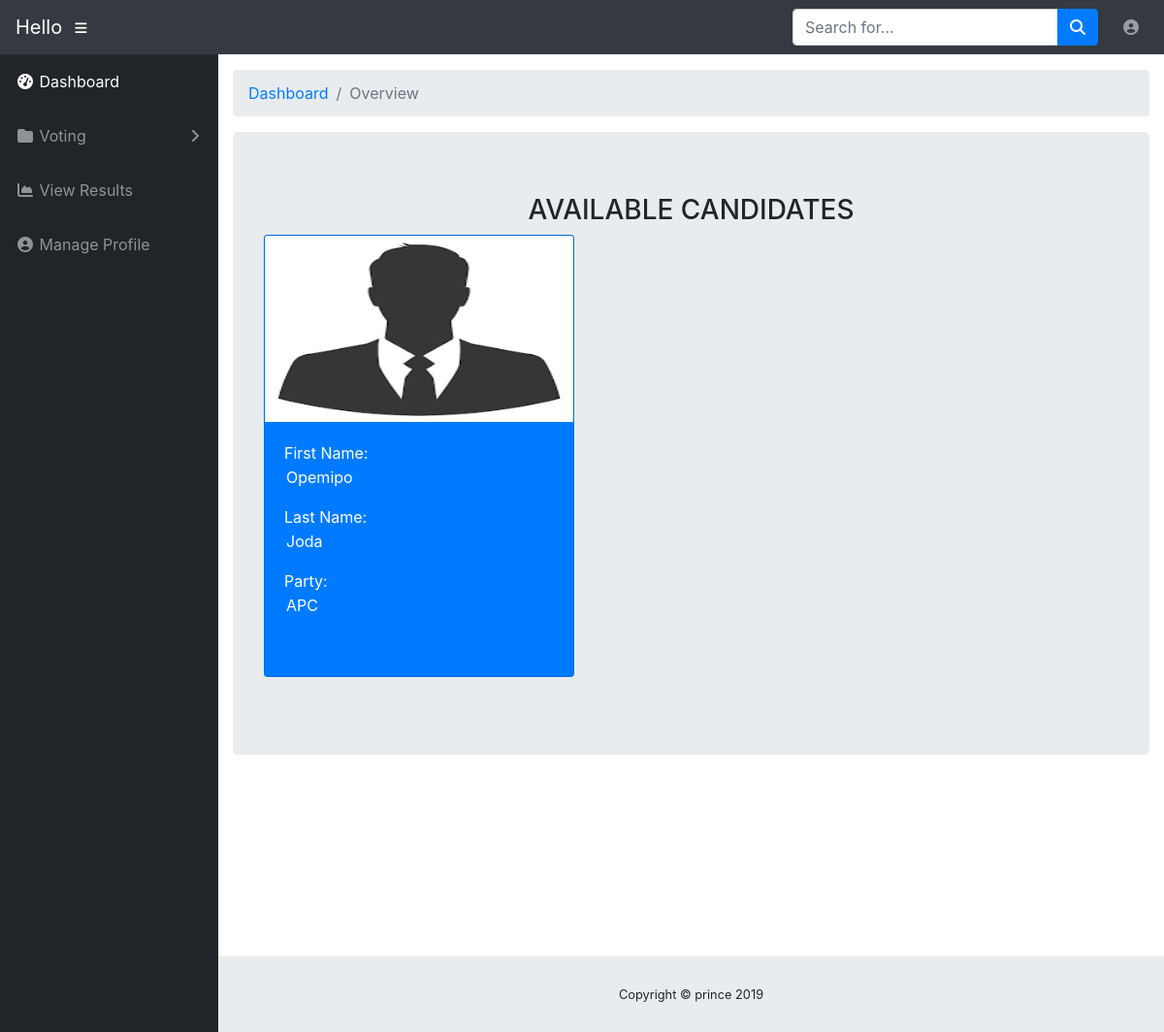
/Pages/vote.php?category=governorship (signed in), run on the app's committed database.
### tables this page shows
CREATE TABLE IF NOT EXISTS `election_table` (
  `id` int(11) NOT NULL AUTO_INCREMENT,
  `lastname` varchar(50) DEFAULT NULL,
  `firstname` varchar(50) DEFAULT NULL,
  `category` varchar(50) DEFAULT NULL,
  `vote_count` int(11) DEFAULT NULL,
  `party` varchar(6) NOT NULL,
  PRIMARY KEY (`id`)
);

### Pages/vote.php (the view, shortened to what this page needs)
<?php
require('db.php');
$content = '';
if (isset($_GET['category'])) {
    $category = $_SESSION['category'];
    $user_id = $_SESSION['id'];
    $has_voted = false;
    $sql = "SELECT * FROM track_table WHERE user_id = '$user_id' AND category = '$category'";
    $result = mysqli_query($conn, $sql) or die(mysqli_error($conn));
    if (mysqli_num_rows($result) > 0) {
        $has_voted = true;
    }
    $sql = "SELECT dob FROM users WHERE id ='$user_id'";
    $result = mysqli_query($conn, $sql) or die(mysqli_error($conn));
    $dob = '';
    if (mysqli_num_rows($result) > 0) {
        while ($row = $result->fetch_assoc()) {
            $dob = $row["dob"];
        }
    }
    $eligibility = false;
    if ($dob != NULL) {
        $date = (new DateTime())->format('Y-m-d');
        $diff = strtotime($date) - strtotime($dob);
        $years = floor($diff / (365 * 60 * 60 * 24));
        if ($years >= 18) {
            $eligibility = true;
        }
    }
    $sql = "SELECT * FROM election_table WHERE category = '$category'";
    $result = mysqli_query($conn, $sql) or die(mysqli_error($conn));
    $content .= '<div class="jumbotron">
		<h3 class="text-center">AVAILABLE CANDIDATES</h3>
                   <div class="card-columns">';
    if (mysqli_num_rows($result) > 0) {
        while ($row = $result->fetch_assoc()) {
            $firstname = $row["firstname"];
            $lastname = $row["lastname"];
            $party = $row["party"];
            if (!$has_voted and $eligibility) {
                $content .= "<div class='card align-items-center mb-3  bg-primary text-white' style=\"width: 20rem;\" >
                            <img class=\"card-img-top\" style=\"height:12rem;\" src=\"../images/demo/avatar.png\" alt=\"vote image\">
                                                          <div class=\"card-body align-items-center\">
                        <form action='vote.php' method='post' class='align-items-center text-center'>
                        <p>First Name: <input type='text' class='borderless text-white' contenteditable='false'  name='firstname' value=$firstname></p>
                        <p>Last Name: <input type='text' class='borderless text-white' contenteditable='false'  name='lastname' value='$lastname'></p>
                        <p>Party: <input type='text' class='borderless text-white' contenteditable='false'  name='party' value='$party'></p>
                        <br>
                        <input class='btn btn-success align-self-center' type='submit' value='Vote' name='vote'>
                        </form>
                        </div>
                        </div>";
            } else {
                $content .= " <div class='card align-items-center mb-3  bg-primary text-white' style=\"width: 20rem;\" >
                            <img class=\"card-img-top\" style=\"height:12rem;\" src=\"../images/demo/avatar.png\" alt=\"vote image\">
                                                          <div class=\"card-body align-items-center\">
                        <form action = 'vote.php' method = 'post' class='align-items-center' >
                        <p > First Name: <input class='borderless text-white' contenteditable='false' type = 'text'  name = 'firstname' value = $firstname ></p >
                        <p> Last Name: <input class='borderless text-white' contenteditable='false' type = 'text'  name = 'lastname' value = '$lastname' ></p >
                        <p>Party: <input type='text' class='borderless text-white' contenteditable='false'  name='party' value='$party'></p>
                        <br >
                            </form >
                        </div >
                         </div>";
            }
        }
    } else {
        $content .= "<p > There are no candidates for this category < p>";
    }
    $content .= '</div></div>';
}
require_once("layout.php");
?>

### Style/index.css (style rules this page uses)
.borderless { border: none; background: transparent; }

### data on the page
election_table: firstname "Opemipo", lastname "Joda", party "APC"
